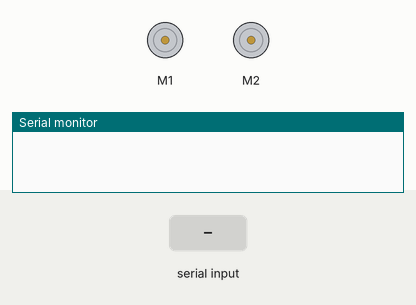
This sketch was run on a simulated Arduino Uno, built with avr-gcc and run on an emulated ATmega328P. On the bench: 2 × DC motor (green arrow = forward, orange = backward, longer = faster), the last lines printed to the serial monitor. Inputs (shaded band) come from the test bench.

Above: at 1.2 s.
1.3 s: "s" received over Serial
2.8 s: "a" received over Serial
At 3.5 s:
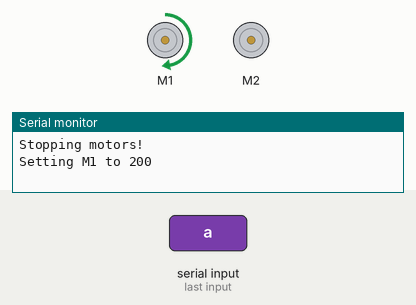
4.3 s: "d" received over Serial
At 4.7 s:
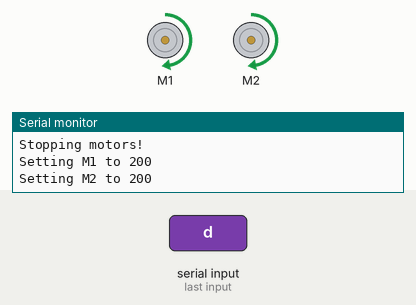
5.8 s: "z" received over Serial
At 7.0 s:
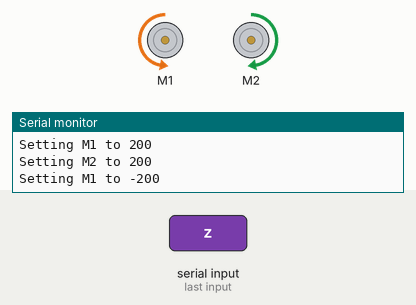
7.3 s: "c" received over Serial
At 8.1 s:
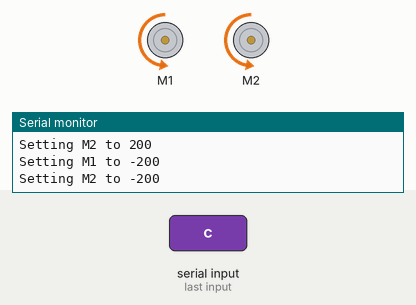
8.8 s: "a" received over Serial
At 9.3 s:
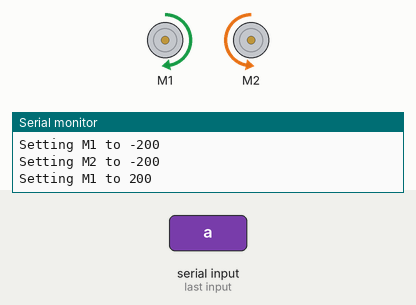
Timing chart, 0 to 11.3 s (numbered marks = the images above; inputs shaded):
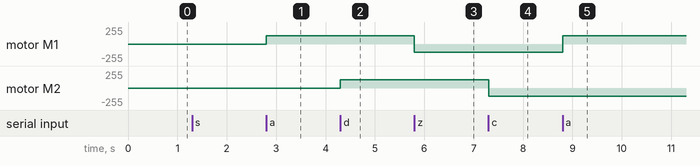

Measured:
- after the input at 2.8 s, motor M1: stopped → forward 127/255 at once
- after the input at 4.3 s, motor M2: stopped → forward 127/255 at once
- after the input at 5.8 s, motor M1: forward 127/255 → backward 127/255 at once
- after the input at 7.3 s, motor M2: forward 127/255 → backward 127/255 at once
- after the input at 8.8 s, motor M1: backward 127/255 → forward 127/255 at once

The sketch:

ControlMotors12.ino
```cpp
#include <DualVNH5019MotorShield.h>

char motorMove;

DualVNH5019MotorShield Motors; // Declare Motors

void setup() {
  Serial.begin(9600);
}

void loop() {
  if (Serial.available() >= 1) {
    motorMove = Serial.read();
      if (motorMove == 's') {
        Motors.setBrakes(400, 400);
        Serial.println("Stopping motors!");
      }
      else if(motorMove == 'a') {
        Motors.setM1Speed(200);
        Serial.println("Setting M1 to 200");
      }
      else if (motorMove == 'd') {
        Motors.setM2Speed(200);
        Serial.println("Setting M2 to 200");
      }
      else if (motorMove == 'z') {
        Motors.setM1Speed(-200);
        Serial.println("Setting M1 to -200");
      }
      else if (motorMove == 'c') {
        Motors.setM2Speed(-200);
        Serial.println("Setting M2 to -200");
      }
  }
}
```
